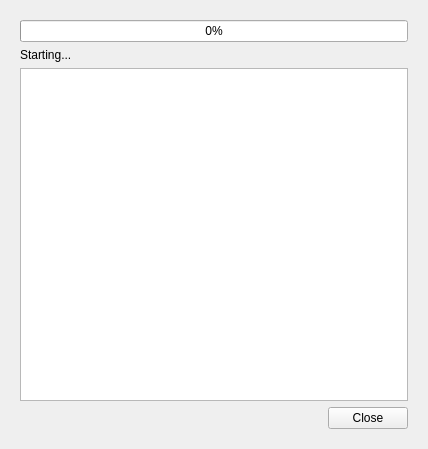
<?xml version="1.0" encoding="UTF-8"?>
<ui version="4.0">
 <class>FetchDialog</class>
 <widget class="QDialog" name="FetchDialog">
  <property name="geometry">
   <rect>
    <x>0</x>
    <y>0</y>
    <width>428</width>
    <height>449</height>
   </rect>
  </property>
  <property name="windowTitle">
   <string>Fetch from origin</string>
  </property>
  <property name="windowIcon">
   <iconset theme="kommit"/>
  </property>
  <layout class="QVBoxLayout" name="verticalLayout_2">
   <item>
    <widget class="QStackedWidget" name="stackedWidget">
     <property name="currentIndex">
      <number>1</number>
     </property>
     <widget class="QWidget" name="page">
      <layout class="QVBoxLayout" name="verticalLayout">
       <item>
        <layout class="QFormLayout" name="formLayout">
         <item row="0" column="0">
          <widget class="QLabel" name="label">
           <property name="sizePolicy">
            <sizepolicy hsizetype="Maximum" vsizetype="Preferred">
             <horstretch>0</horstretch>
             <verstretch>0</verstretch>
            </sizepolicy>
           </property>
           <property name="text">
            <string>Remote</string>
           </property>
          </widget>
         </item>
         <item row="0" column="1">
          <widget class="QComboBox" name="comboBoxRemote"/>
         </item>
        </layout>
       </item>
       <item>
        <widget class="QCheckBox" name="checkBoxAllBranches">
         <property name="text">
          <string>All branches</string>
         </property>
        </widget>
       </item>
       <item>
        <widget class="QWidget" name="widget" native="true">
         <layout class="QHBoxLayout" name="horizontalLayout">
          <item>
           <spacer name="horizontalSpacer">
            <property name="orientation">
             <enum>Qt::Orientation::Horizontal</enum>
            </property>
            <property name="sizeType">
             <enum>QSizePolicy::Policy::Fixed</enum>
            </property>
            <property name="sizeHint" stdset="0">
             <size>
              <width>40</width>
              <height>20</height>
             </size>
            </property>
           </spacer>
          </item>
          <item>
           <widget class="QLabel" name="label_2">
            <property name="sizePolicy">
             <sizepolicy hsizetype="Maximum" vsizetype="Preferred">
              <horstretch>0</horstretch>
              <verstretch>0</verstretch>
             </sizepolicy>
            </property>
            <property name="text">
             <string>Branch</string>
            </property>
           </widget>
          </item>
          <item>
           <widget class="QComboBox" name="comboBoxBranch"/>
          </item>
         </layout>
        </widget>
       </item>
       <item>
        <widget class="QGroupBox" name="groupBox">
         <property name="title">
          <string>Options</string>
         </property>
         <layout class="QGridLayout" name="gridLayout">
          <item row="2" column="0">
           <widget class="QCheckBox" name="checkBoxPrune">
            <property name="text">
             <string>Prune</string>
            </property>
            <property name="tristate">
             <bool>false</bool>
            </property>
           </widget>
          </item>
          <item row="1" column="0">
           <widget class="QCheckBox" name="checkBoxTags">
            <property name="text">
             <string>Tags</string>
            </property>
            <property name="tristate">
             <bool>true</bool>
            </property>
           </widget>
          </item>
          <item row="0" column="0">
           <layout class="QHBoxLayout" name="horizontalLayout_2">
            <item>
             <widget class="QCheckBox" name="checkBoxDepth">
              <property name="text">
               <string>Depth</string>
              </property>
             </widget>
            </item>
            <item>
             <widget class="QSpinBox" name="spinBoxDepth">
              <property name="enabled">
               <bool>false</bool>
              </property>
             </widget>
            </item>
           </layout>
          </item>
          <item row="3" column="0">
           <widget class="QCheckBox" name="checkBoxRedirect">
            <property name="text">
             <string>Redirect</string>
            </property>
            <property name="tristate">
             <bool>false</bool>
            </property>
           </widget>
          </item>
         </layout>
        </widget>
       </item>
       <item>
        <spacer name="verticalSpacer">
         <property name="orientation">
          <enum>Qt::Orientation::Vertical</enum>
         </property>
         <property name="sizeHint" stdset="0">
          <size>
           <width>20</width>
           <height>103</height>
          </size>
         </property>
        </spacer>
       </item>
       <item>
        <widget class="QDialogButtonBox" name="buttonBox">
         <property name="orientation">
          <enum>Qt::Orientation::Horizontal</enum>
         </property>
         <property name="standardButtons">
          <set>QDialogButtonBox::StandardButton::Cancel|QDialogButtonBox::StandardButton::Ok</set>
         </property>
        </widget>
       </item>
      </layout>
     </widget>
     <widget class="QWidget" name="page_2">
      <layout class="QVBoxLayout" name="verticalLayout_3">
       <item>
        <widget class="QProgressBar" name="progressBar">
         <property name="value">
          <number>0</number>
         </property>
        </widget>
       </item>
       <item>
        <widget class="QLabel" name="labelStatus">
         <property name="text">
          <string>Starting...</string>
         </property>
        </widget>
       </item>
       <item>
        <widget class="QTextBrowser" name="textBrowser"/>
       </item>
       <item>
        <widget class="QDialogButtonBox" name="buttonBox_2">
         <property name="standardButtons">
          <set>QDialogButtonBox::StandardButton::Close</set>
         </property>
        </widget>
       </item>
      </layout>
     </widget>
    </widget>
   </item>
  </layout>
 </widget>
 <tabstops>
  <tabstop>comboBoxRemote</tabstop>
  <tabstop>checkBoxAllBranches</tabstop>
  <tabstop>comboBoxBranch</tabstop>
  <tabstop>checkBoxDepth</tabstop>
  <tabstop>spinBoxDepth</tabstop>
  <tabstop>checkBoxTags</tabstop>
  <tabstop>checkBoxPrune</tabstop>
  <tabstop>textBrowser</tabstop>
 </tabstops>
 <resources/>
 <connections>
  <connection>
   <sender>buttonBox</sender>
   <signal>rejected()</signal>
   <receiver>FetchDialog</receiver>
   <slot>reject()</slot>
   <hints>
    <hint type="sourcelabel">
     <x>343</x>
     <y>430</y>
    </hint>
    <hint type="destinationlabel">
     <x>286</x>
     <y>274</y>
    </hint>
   </hints>
  </connection>
  <connection>
   <sender>buttonBox_2</sender>
   <signal>rejected()</signal>
   <receiver>FetchDialog</receiver>
   <slot>reject()</slot>
   <hints>
    <hint type="sourcelabel">
     <x>343</x>
     <y>415</y>
    </hint>
    <hint type="destinationlabel">
     <x>421</x>
     <y>421</y>
    </hint>
   </hints>
  </connection>
  <connection>
   <sender>checkBoxAllBranches</sender>
   <signal>toggled(bool)</signal>
   <receiver>widget</receiver>
   <slot>setDisabled(bool)</slot>
   <hints>
    <hint type="sourcelabel">
     <x>62</x>
     <y>66</y>
    </hint>
    <hint type="destinationlabel">
     <x>61</x>
     <y>103</y>
    </hint>
   </hints>
  </connection>
  <connection>
   <sender>checkBoxDepth</sender>
   <signal>toggled(bool)</signal>
   <receiver>spinBoxDepth</receiver>
   <slot>setEnabled(bool)</slot>
   <hints>
    <hint type="sourcelabel">
     <x>83</x>
     <y>178</y>
    </hint>
    <hint type="destinationlabel">
     <x>288</x>
     <y>177</y>
    </hint>
   </hints>
  </connection>
 </connections>
</ui>
